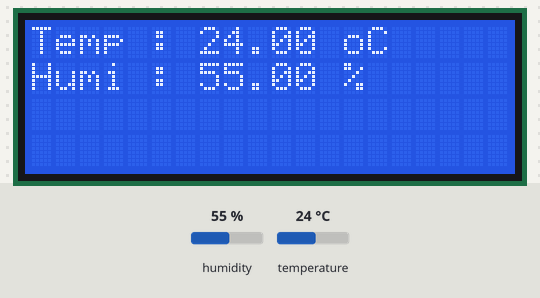
Bench run of a sketch on a simulated Arduino Uno, built with avr-gcc and run on an emulated ATmega328P. On the bench: 20×4 character LCD. Inputs (shaded band) come from the test bench; at power-on: humidity 55 %, temperature 24 °C. What the sketch prints to the serial monitor is not drawn.

Above: at 7.7 s.
7.8 s: humidity set to 22 %
At 20.4 s:
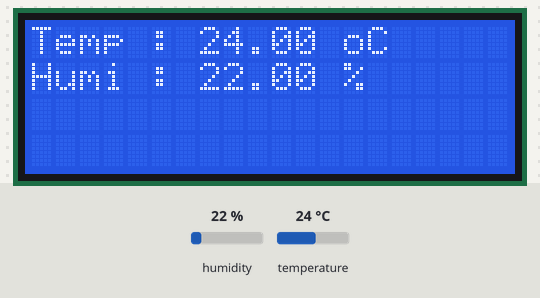
20.7 s: temperature set to 12 °C
At 32.4 s:
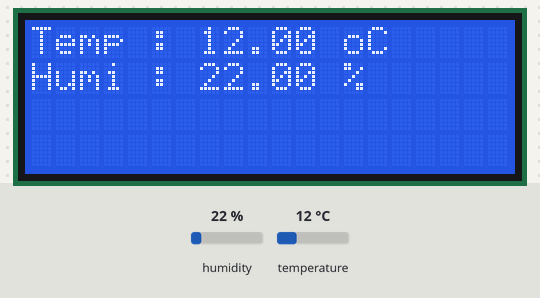
32.7 s: humidity set to 40 %
At 44.1 s:
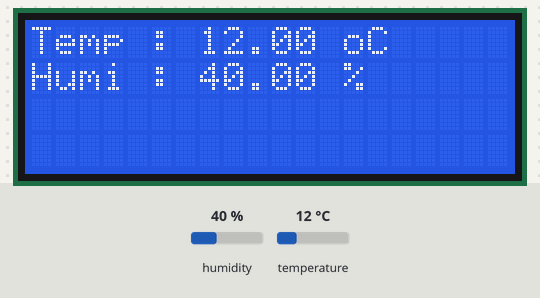
44.7 s: temperature set to 19 °C
Timing chart, 0 to 47.7 s (numbered marks = the images above; inputs shaded):
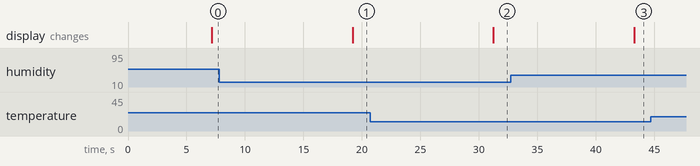

The sketch:

Temp_RH_LCD.ino
```cpp
#include "DHT.h"
#include <Wire.h>
#include <LiquidCrystal_I2C.h>
#define DHTPIN 8
#define DHTTYPE DHT22

DHT dht(DHTPIN, DHTTYPE);
LiquidCrystal_I2C lcd(0x27, 20, 4);

void setup() {
  Serial.begin(9600);
  dht.begin();
  lcd.init();
  lcd.backlight();
  lcd.setCursor(0, 0);
  lcd.print("Jeju Nat'l Univ.");
  lcd.setCursor(0, 1);
  lcd.print("Horti. Sci. Major");
  lcd.setCursor(0, 2);
  lcd.print("Vegetables Lab.");
  lcd.setCursor(0, 3);
  lcd.print("By Young Yeol Cho");
  delay(5000);
}

void loop() {
  delay(2000);
  float humi = dht.readHumidity();
  float temp = dht.readTemperature();

  lcd.clear();
  lcd.setCursor(0, 0);
  lcd.print("Temp : ");
  lcd.print(temp);
  lcd.print(" oC");
  lcd.setCursor(0, 1);
  lcd.print("Humi : ");
  lcd.print(humi);
  lcd.print(" %");
  delay(5000);

  Serial.print(temp);
  Serial.print(", ");
  Serial.println(humi);
  delay(5000);
}
```

Measured:
- after the input at 7.8 s, the display: changes after 11.4 s (image 1)
- after the input at 20.7 s, the display: changes after 10.5 s (image 2)
- after the input at 32.7 s, the display: changes after 10.6 s (image 3)
